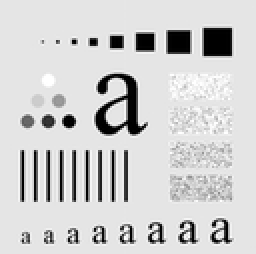
%> input picture Clase 12/12_Filtrado_Espacial/1_filtro_suavizador.bmp, 128 x 127 px, shrunk from 396 x 394 before the run (shown 2 times larger)
$ octave I_filtro_suavizador.m   (GNU Octave 9; MATLAB toolbox functions it lacks are replaced by stand-ins)
%> lines starting %> are read from the running program, lines starting %| are printed output that depends on the picture
close all
clear all
clc
a=imread('1_filtro_suavizador.bmp');
%> a is the input picture: size 127x128x3 uint8; min 0, max 255, mean 207
a=rgb2gray(a);
%> a: size 127x128 uint8
%figure(1);imshow(a);impixelinfo;pause
mascara=[1,2,1;2,4,2;1,2,1]/16;
[x,y]=size(a);
%> x = 127; y = 128
b=zeros(x,y);
c=a;
for i=1:20
for col=2:1:y-1
    for fil=2:1:x-1
        z=a(fil-1:fil+1, col-1:col+1);
        R=double(z(:)).*mascara(:);
        R=sum(R);
        b(fil,col)=R;
     end
end
a=uint8(b);
end
%> this loop made 20 passes
%> pass 1, `a=uint8(b);`:
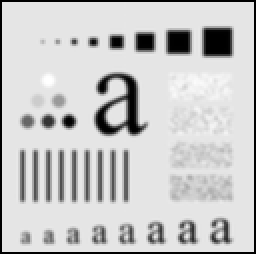
%> a: size 127x128 uint8 (shown 2 times larger); min 0, max 255, mean 199.9
%> pass 2, `a=uint8(b);`:
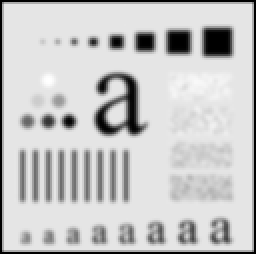
%> a: size 127x128 uint8 (shown 2 times larger); min 0, max 255, mean 198.1
%> pass 3, `a=uint8(b);`:
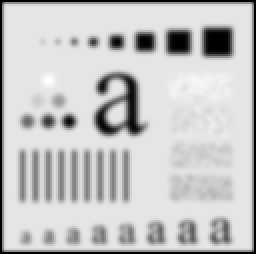
%> a: size 127x128 uint8 (shown 2 times larger); min 0, max 254, mean 196.8
%> after the loop:
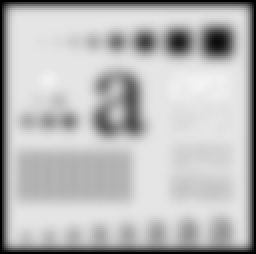
%> b: size 127x128 double (shown 2 times larger); min 0, max 243.8, mean 186.9

subplot(1,2,1);imshow(c);subplot(1,2,2);imshow(uint8(b))
